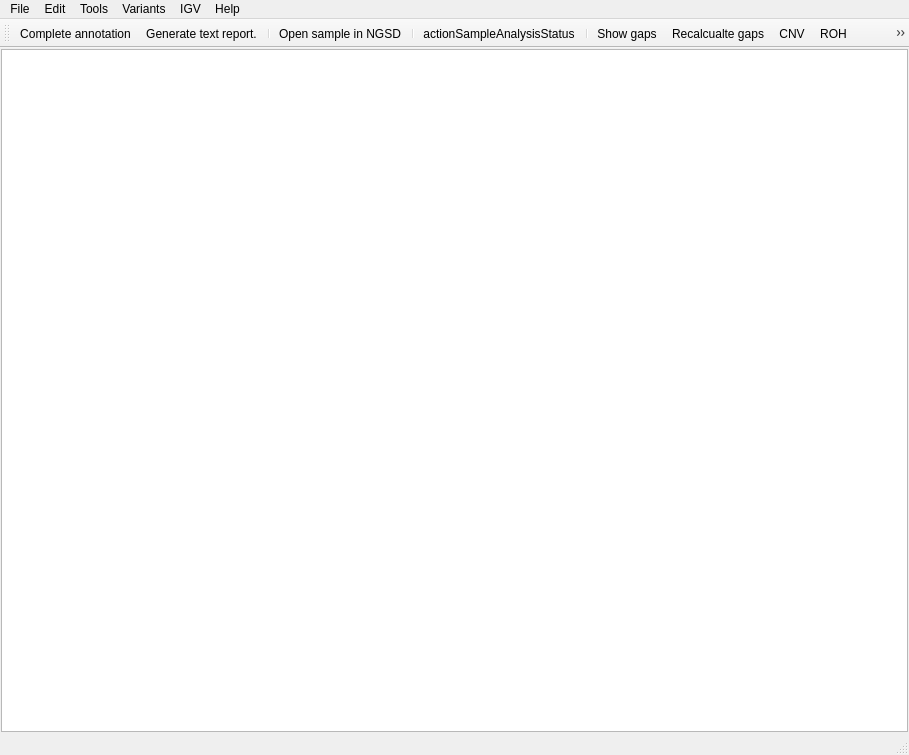
<?xml version="1.0" encoding="UTF-8"?>
<ui version="4.0">
 <class>MainWindow</class>
 <widget class="QMainWindow" name="MainWindow">
  <property name="geometry">
   <rect>
    <x>0</x>
    <y>0</y>
    <width>909</width>
    <height>755</height>
   </rect>
  </property>
  <property name="acceptDrops">
   <bool>true</bool>
  </property>
  <property name="windowTitle">
   <string>MainWindow</string>
  </property>
  <property name="windowIcon">
   <iconset resource="../GSmix/GSmix.qrc">
    <normaloff>:/Icons/Icon.png</normaloff>:/Icons/Icon.png</iconset>
  </property>
  <widget class="QWidget" name="centralWidget">
   <layout class="QVBoxLayout" name="verticalLayout">
    <property name="spacing">
     <number>3</number>
    </property>
    <property name="leftMargin">
     <number>1</number>
    </property>
    <property name="topMargin">
     <number>1</number>
    </property>
    <property name="rightMargin">
     <number>1</number>
    </property>
    <property name="bottomMargin">
     <number>1</number>
    </property>
    <item>
     <widget class="QTableWidget" name="vars">
      <property name="contextMenuPolicy">
       <enum>Qt::CustomContextMenu</enum>
      </property>
      <property name="editTriggers">
       <set>QAbstractItemView::NoEditTriggers</set>
      </property>
      <property name="alternatingRowColors">
       <bool>true</bool>
      </property>
      <property name="selectionMode">
       <enum>QAbstractItemView::ExtendedSelection</enum>
      </property>
      <property name="sortingEnabled">
       <bool>false</bool>
      </property>
      <property name="wordWrap">
       <bool>false</bool>
      </property>
      <attribute name="verticalHeaderVisible">
       <bool>true</bool>
      </attribute>
     </widget>
    </item>
   </layout>
  </widget>
  <widget class="QMenuBar" name="menuBar">
   <property name="geometry">
    <rect>
     <x>0</x>
     <y>0</y>
     <width>909</width>
     <height>21</height>
    </rect>
   </property>
   <widget class="QMenu" name="menuFile">
    <property name="title">
     <string>File</string>
    </property>
    <addaction name="actionOpen"/>
    <addaction name="actionOpenNGSD"/>
    <addaction name="actionRecent"/>
    <addaction name="separator"/>
    <addaction name="actionExportVCF"/>
    <addaction name="actionExportGSvar"/>
    <addaction name="separator"/>
    <addaction name="actionOpenSampleFolder"/>
    <addaction name="actionOpenSampleQcFiles"/>
    <addaction name="separator"/>
    <addaction name="actionClose"/>
    <addaction name="separator"/>
    <addaction name="actionExit"/>
   </widget>
   <widget class="QMenu" name="menuHelp">
    <property name="title">
     <string>Help</string>
    </property>
    <addaction name="actionOpenDocumentation"/>
    <addaction name="actionChangeLog"/>
    <addaction name="separator"/>
    <addaction name="actionAbout"/>
   </widget>
   <widget class="QMenu" name="menuTools">
    <property name="title">
     <string>Tools</string>
    </property>
    <widget class="QMenu" name="menuFileInfo">
     <property name="title">
      <string>File information</string>
     </property>
     <addaction name="actionStatisticsBED"/>
    </widget>
    <widget class="QMenu" name="menuDetermine_gender">
     <property name="title">
      <string>Determine gender</string>
     </property>
     <addaction name="actionGenderSRY"/>
     <addaction name="actionGenderHet"/>
     <addaction name="actionGenderXY"/>
    </widget>
    <widget class="QMenu" name="menuSample_correlation">
     <property name="title">
      <string>Sample similarity</string>
     </property>
     <addaction name="actionSampleSimilarityTSV"/>
     <addaction name="actionSampleSimilarityBAM"/>
    </widget>
    <widget class="QMenu" name="menuGenes">
     <property name="title">
      <string>Genes</string>
     </property>
     <addaction name="actionGeneInfo"/>
     <addaction name="actionGeneVariantInfo"/>
     <addaction name="actionConvertHgnc"/>
     <addaction name="actionGenesToRegions"/>
     <addaction name="separator"/>
     <addaction name="actionPreferredTranscripts"/>
    </widget>
    <widget class="QMenu" name="menuPanels">
     <property name="title">
      <string>Sub-panels</string>
     </property>
     <addaction name="actionDesignSubpanel"/>
     <addaction name="actionArchiveSubpanel"/>
    </widget>
    <widget class="QMenu" name="menuPhenotypes">
     <property name="title">
      <string>Phenotypes</string>
     </property>
     <addaction name="actionPhenoToGenes"/>
    </widget>
    <widget class="QMenu" name="menuSamples">
     <property name="title">
      <string>Samples</string>
     </property>
     <addaction name="actionDiagnosticStatusOverview"/>
    </widget>
    <addaction name="menuGenes"/>
    <addaction name="menuPhenotypes"/>
    <addaction name="menuPanels"/>
    <addaction name="menuSamples"/>
    <addaction name="separator"/>
    <addaction name="menuFileInfo"/>
    <addaction name="menuDetermine_gender"/>
    <addaction name="menuSample_correlation"/>
    <addaction name="actionSampleAncestry"/>
   </widget>
   <widget class="QMenu" name="menuIGV">
    <property name="title">
     <string>IGV</string>
    </property>
    <widget class="QMenu" name="menuTracks">
     <property name="title">
      <string>Tracks</string>
     </property>
     <addaction name="actionIgvSample"/>
     <addaction name="actionIgvLowcov"/>
     <addaction name="separator"/>
    </widget>
    <addaction name="actionIgvInit"/>
    <addaction name="separator"/>
    <addaction name="menuTracks"/>
   </widget>
   <widget class="QMenu" name="menuEdit">
    <property name="title">
     <string>Edit</string>
    </property>
    <addaction name="actionCopy"/>
    <addaction name="actionCopySplit"/>
    <addaction name="separator"/>
    <addaction name="actionResize"/>
   </widget>
   <widget class="QMenu" name="menuVariants">
    <property name="title">
     <string>Variants</string>
    </property>
    <addaction name="actionPublishVariantInLOVD"/>
   </widget>
   <addaction name="menuFile"/>
   <addaction name="menuEdit"/>
   <addaction name="menuTools"/>
   <addaction name="menuVariants"/>
   <addaction name="menuIGV"/>
   <addaction name="menuHelp"/>
  </widget>
  <widget class="QStatusBar" name="statusBar"/>
  <widget class="QToolBar" name="tools">
   <property name="enabled">
    <bool>true</bool>
   </property>
   <property name="windowTitle">
    <string>Tool Bar</string>
   </property>
   <attribute name="toolBarArea">
    <enum>TopToolBarArea</enum>
   </attribute>
   <attribute name="toolBarBreak">
    <bool>false</bool>
   </attribute>
   <addaction name="actionNGSDAnnotation"/>
   <addaction name="actionReport"/>
   <addaction name="separator"/>
   <addaction name="actionNGSD"/>
   <addaction name="separator"/>
   <addaction name="actionAnalysisStatus"/>
   <addaction name="separator"/>
   <addaction name="actionGapsLookup"/>
   <addaction name="actionGapsRecalculate"/>
   <addaction name="actionCNV"/>
   <addaction name="actionROH"/>
   <addaction name="actionSV"/>
   <addaction name="actionGeneSelector"/>
  </widget>
  <action name="actionOpen">
   <property name="text">
    <string>Open file</string>
   </property>
   <property name="shortcut">
    <string>Ctrl+O</string>
   </property>
  </action>
  <action name="actionExit">
   <property name="text">
    <string>Exit</string>
   </property>
  </action>
  <action name="actionAbout">
   <property name="text">
    <string>About</string>
   </property>
  </action>
  <action name="actionResize">
   <property name="text">
    <string>Resize columns to content</string>
   </property>
  </action>
  <action name="actionStatisticsBED">
   <property name="enabled">
    <bool>true</bool>
   </property>
   <property name="text">
    <string>BED</string>
   </property>
  </action>
  <action name="actionRecent">
   <property name="text">
    <string>Recent files</string>
   </property>
  </action>
  <action name="actionReport">
   <property name="icon">
    <iconset resource="GSvar.qrc">
     <normaloff>:/Icons/Report.png</normaloff>
     <normalon>:/Icons/Report.png</normalon>:/Icons/Report.png</iconset>
   </property>
   <property name="text">
    <string>Generate text report.</string>
   </property>
   <property name="shortcut">
    <string>Ctrl+R</string>
   </property>
  </action>
  <action name="actionStatisticsFastA">
   <property name="text">
    <string>FastA</string>
   </property>
  </action>
  <action name="actionNGSDAnnotation">
   <property name="icon">
    <iconset resource="GSvar.qrc">
     <normaloff>:/Icons/Database.png</normaloff>:/Icons/Database.png</iconset>
   </property>
   <property name="text">
    <string>Ann</string>
   </property>
   <property name="iconText">
    <string>Complete annotation</string>
   </property>
   <property name="toolTip">
    <string>Re-annotate variant list with frequency information and comments from NGSD.</string>
   </property>
  </action>
  <action name="actionGenderXY">
   <property name="text">
    <string>Based on read ratio Y/X</string>
   </property>
  </action>
  <action name="actionGenderHet">
   <property name="text">
    <string>Based on heterocygous SNPs on X</string>
   </property>
  </action>
  <action name="actionCopy">
   <property name="text">
    <string>Copy to clipboard</string>
   </property>
   <property name="toolTip">
    <string>Copy selection to clipboard</string>
   </property>
   <property name="shortcut">
    <string>Ctrl+C</string>
   </property>
  </action>
  <action name="actionSampleDiff">
   <property name="text">
    <string>Sample difference</string>
   </property>
  </action>
  <action name="actionSampleSimilarityTSV">
   <property name="text">
    <string>based on variant lists</string>
   </property>
  </action>
  <action name="actionSampleSimilarityBAM">
   <property name="text">
    <string>based on BAM files</string>
   </property>
  </action>
  <action name="actionNGSD">
   <property name="icon">
    <iconset resource="../GSmix/GSmix.qrc">
     <normaloff>:/Icons/NGSD.png</normaloff>:/Icons/NGSD.png</iconset>
   </property>
   <property name="text">
    <string>Open sample in NGSD</string>
   </property>
   <property name="toolTip">
    <string>Open processed sample in NGSD.</string>
   </property>
  </action>
  <action name="actionSampleInformation">
   <property name="icon">
    <iconset resource="GSvar.qrc">
     <normaloff>:/Icons/Info.png</normaloff>:/Icons/Info.png</iconset>
   </property>
   <property name="text">
    <string>Sample information</string>
   </property>
   <property name="toolTip">
    <string>Show general sample information from NGSD.</string>
   </property>
  </action>
  <action name="actionChangeLog">
   <property name="text">
    <string>ChangeLog</string>
   </property>
  </action>
  <action name="actionGapsLookup">
   <property name="icon">
    <iconset resource="GSvar.qrc">
     <normaloff>:/Icons/Gaps_lookup.png</normaloff>:/Icons/Gaps_lookup.png</iconset>
   </property>
   <property name="text">
    <string>Show gaps</string>
   </property>
   <property name="toolTip">
    <string>&lt;html&gt;&lt;head/&gt;&lt;body&gt;&lt;p&gt;Show low-coverage regions from the pre-calcualated low-coverage BED file in the sample folder.&lt;/p&gt;&lt;p&gt;Note: the gaps are based on the target region of the mapping step, not the current target region&lt;/p&gt;&lt;/body&gt;&lt;/html&gt;</string>
   </property>
  </action>
  <action name="actionShowHGMD">
   <property name="checkable">
    <bool>true</bool>
   </property>
   <property name="text">
    <string>Show HGMD track</string>
   </property>
  </action>
  <action name="actionCopySplit">
   <property name="text">
    <string>Copy to clipboard (split quality)</string>
   </property>
   <property name="shortcut">
    <string>Ctrl+Shift+C</string>
   </property>
  </action>
  <action name="actionIgvSample">
   <property name="checkable">
    <bool>true</bool>
   </property>
   <property name="text">
    <string>Sample variants VCF file</string>
   </property>
  </action>
  <action name="actionIgvLowcov">
   <property name="checkable">
    <bool>true</bool>
   </property>
   <property name="checked">
    <bool>true</bool>
   </property>
   <property name="text">
    <string>Sample low-coverage BED file</string>
   </property>
  </action>
  <action name="actionExportVCF">
   <property name="text">
    <string>Export VCF (filtered)</string>
   </property>
   <property name="toolTip">
    <string>Export VCF file (filtered)</string>
   </property>
  </action>
  <action name="actionImportTranscripts">
   <property name="text">
    <string>Import</string>
   </property>
  </action>
  <action name="actionShowTranscripts">
   <property name="text">
    <string>Show</string>
   </property>
  </action>
  <action name="actionGapsRecalculate">
   <property name="icon">
    <iconset resource="GSvar.qrc">
     <normaloff>:/Icons/Gaps_calculate.png</normaloff>:/Icons/Gaps_calculate.png</iconset>
   </property>
   <property name="text">
    <string>Recalcualte gaps</string>
   </property>
   <property name="toolTip">
    <string>Create a new low-coverage report for the current target region.</string>
   </property>
  </action>
  <action name="actionFiltersClear">
   <property name="text">
    <string>Clear filters</string>
   </property>
  </action>
  <action name="actionOpenDocumentation">
   <property name="text">
    <string>Open documentation</string>
   </property>
   <property name="shortcut">
    <string>F1</string>
   </property>
  </action>
  <action name="actionConvertHgnc">
   <property name="text">
    <string>Genes &gt; Approved symbols (HGNC)</string>
   </property>
  </action>
  <action name="actionExportGSvar">
   <property name="text">
    <string>Export GSvar (filtered)</string>
   </property>
   <property name="toolTip">
    <string>Export GSvar file (fitered)</string>
   </property>
  </action>
  <action name="actionGeneInfo">
   <property name="text">
    <string>Gene info (germline)</string>
   </property>
  </action>
  <action name="actionPhenoToGenes">
   <property name="text">
    <string>Phenotypes &gt; Genes</string>
   </property>
  </action>
  <action name="actionGenesToRegions">
   <property name="text">
    <string>Genes &gt; Regions</string>
   </property>
  </action>
  <action name="actionOpenNGSD">
   <property name="text">
    <string>Open sample from NGSD</string>
   </property>
   <property name="shortcut">
    <string>Ctrl+Shift+O</string>
   </property>
  </action>
  <action name="actionDesignSubpanel">
   <property name="text">
    <string>Design</string>
   </property>
  </action>
  <action name="actionArchiveSubpanel">
   <property name="text">
    <string>Archive/restore</string>
   </property>
  </action>
  <action name="actionClose">
   <property name="text">
    <string>Close</string>
   </property>
   <property name="toolTip">
    <string>Close file</string>
   </property>
  </action>
  <action name="actionIgvInit">
   <property name="text">
    <string>Reset initialization status</string>
   </property>
   <property name="toolTip">
    <string>&lt;html&gt;&lt;head/&gt;&lt;body&gt;&lt;p&gt;Force initialization of IGV next time it is used.&lt;br/&gt;This feature is used e.g. when IGV has crashed.&lt;/p&gt;&lt;/body&gt;&lt;/html&gt;</string>
   </property>
  </action>
  <action name="actionCNV">
   <property name="icon">
    <iconset resource="GSvar.qrc">
     <normaloff>:/Icons/CopyNumber.png</normaloff>:/Icons/CopyNumber.png</iconset>
   </property>
   <property name="text">
    <string>CNV</string>
   </property>
   <property name="toolTip">
    <string>Show copy-number variants.</string>
   </property>
  </action>
  <action name="actionGeneSelector">
   <property name="icon">
    <iconset resource="GSvar.qrc">
     <normaloff>:/Icons/List.png</normaloff>:/Icons/List.png</iconset>
   </property>
   <property name="text">
    <string>GeneSelector</string>
   </property>
   <property name="toolTip">
    <string>Select genes for variant/CNV analysis based on coverage and copy-number.</string>
   </property>
  </action>
  <action name="actionDatabaseROI">
   <property name="text">
    <string>Target region only</string>
   </property>
   <property name="iconText">
    <string>Complete annotation</string>
   </property>
   <property name="toolTip">
    <string>&lt;html&gt;&lt;head/&gt;&lt;body&gt;&lt;p&gt;&lt;br/&gt;&lt;/p&gt;&lt;/body&gt;&lt;/html&gt;</string>
   </property>
  </action>
  <action name="actionGenderSRY">
   <property name="text">
    <string>Based on SRY gene</string>
   </property>
  </action>
  <action name="actionGeneVariantInfo">
   <property name="text">
    <string>Gene variant info</string>
   </property>
  </action>
  <action name="actionOpenSampleFolder">
   <property name="text">
    <string>Open sample folder</string>
   </property>
  </action>
  <action name="actionOpenSampleQcFiles">
   <property name="text">
    <string>Open sample qcML files</string>
   </property>
  </action>
  <action name="actionPreferredTranscripts">
   <property name="text">
    <string>Show/edit preferred transcripts</string>
   </property>
  </action>
  <action name="actionPublishVariantInLOVD">
   <property name="icon">
    <iconset resource="GSvar.qrc">
     <normaloff>:/Icons/LOVD.png</normaloff>:/Icons/LOVD.png</iconset>
   </property>
   <property name="text">
    <string>Publish in LOVD</string>
   </property>
  </action>
  <action name="actionROH">
   <property name="icon">
    <iconset resource="GSvar.qrc">
     <normaloff>:/Icons/RunsOfHomozygosity.png</normaloff>:/Icons/RunsOfHomozygosity.png</iconset>
   </property>
   <property name="text">
    <string>ROH</string>
   </property>
   <property name="toolTip">
    <string>&lt;html&gt;&lt;head/&gt;&lt;body&gt;&lt;p&gt;Show runs of homozygosity (ROH).&lt;br/&gt;&lt;br/&gt;For trios, ROHs of the child (index) are shown.&lt;/p&gt;&lt;/body&gt;&lt;/html&gt;</string>
   </property>
  </action>
  <action name="actionDiagnosticStatusOverview">
   <property name="text">
    <string>Diagnostic status overview</string>
   </property>
  </action>
  <action name="actionSV">
   <property name="icon">
    <iconset resource="GSvar.qrc">
     <normaloff>:/Icons/StructuralVariant.png</normaloff>:/Icons/StructuralVariant.png</iconset>
   </property>
   <property name="text">
    <string>Show Structural Variants</string>
   </property>
   <property name="toolTip">
    <string>Show Structural Variants</string>
   </property>
  </action>
  <action name="actionAnalysisStatus">
   <property name="icon">
    <iconset resource="GSvar.qrc">
     <normaloff>:/Icons/Server.png</normaloff>:/Icons/Server.png</iconset>
   </property>
   <property name="text">
    <string>actionSampleAnalysisStatus</string>
   </property>
   <property name="toolTip">
    <string>Sample analysis status and queuing.</string>
   </property>
  </action>
  <action name="actionSampleAncestry">
   <property name="text">
    <string>Sample ancestry</string>
   </property>
  </action>
 </widget>
 <layoutdefault spacing="6" margin="11"/>
 <resources>
  <include location="../GSmix/GSmix.qrc"/>
  <include location="GSvar.qrc"/>
 </resources>
 <connections/>
</ui>
